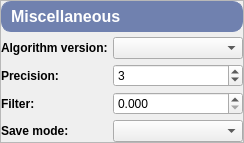
              <widget class="QFrame" name="miscellaneousFrame">
               <property name="sizePolicy">
                <sizepolicy hsizetype="Preferred" vsizetype="Preferred">
                 <horstretch>0</horstretch>
                 <verstretch>0</verstretch>
                </sizepolicy>
               </property>
               <property name="frameShape">
                <enum>QFrame::StyledPanel</enum>
               </property>
               <property name="frameShadow">
                <enum>QFrame::Raised</enum>
               </property>
               <layout class="QVBoxLayout" name="verticalLayout_5">
                <property name="spacing">
                 <number>5</number>
                </property>
                <property name="leftMargin">
                 <number>0</number>
                </property>
                <property name="topMargin">
                 <number>0</number>
                </property>
                <property name="rightMargin">
                 <number>0</number>
                </property>
                <property name="bottomMargin">
                 <number>0</number>
                </property>
                <item>
                 <widget class="QLabel" name="miscellaneousLabel">
                  <property name="font">
                   <font>
                    <pointsize>12</pointsize>
                    <weight>75</weight>
                    <bold>true</bold>
                   </font>
                  </property>
                  <property name="styleSheet">
                   <string notr="true">QLabel{
    qproperty-alignment: AlignCenter;
	border: 1px solid #7081AF;
	border-radius: 10px;
	background-color: #7081AF;
	padding: 5px 5px;
	color: rgb(255, 255, 255);
	max-height: 25px;
}</string>
                  </property>
                  <property name="text">
                   <string>Miscellaneous</string>
                  </property>
                 </widget>
                </item>
                <item>
                 <layout class="QHBoxLayout" name="algorithmVersionLayout">
                  <property name="spacing">
                   <number>5</number>
                  </property>
                  <item>
                   <widget class="QLabel" name="algorithmVersionLabel">
                    <property name="font">
                     <font>
                      <pointsize>9</pointsize>
                      <weight>75</weight>
                      <bold>true</bold>
                     </font>
                    </property>
                    <property name="text">
                     <string>Algorithm version:</string>
                    </property>
                    <property name="alignment">
                     <set>Qt::AlignLeading|Qt::AlignLeft|Qt::AlignVCenter</set>
                    </property>
                    <property name="buddy">
                     <cstring>algorithmVersionComboBox</cstring>
                    </property>
                   </widget>
                  </item>
                  <item>
                   <widget class="QComboBox" name="algorithmVersionComboBox">
                    <property name="sizePolicy">
                     <sizepolicy hsizetype="Fixed" vsizetype="Fixed">
                      <horstretch>0</horstretch>
                      <verstretch>0</verstretch>
                     </sizepolicy>
                    </property>
                    <property name="minimumSize">
                     <size>
                      <width>130</width>
                      <height>0</height>
                     </size>
                    </property>
                    <property name="maximumSize">
                     <size>
                      <width>130</width>
                      <height>16777215</height>
                     </size>
                    </property>
                   </widget>
                  </item>
                 </layout>
                </item>
                <item>
                 <layout class="QHBoxLayout" name="precisionLayout">
                  <property name="spacing">
                   <number>5</number>
                  </property>
                  <item>
                   <widget class="QLabel" name="precisionLabel">
                    <property name="sizePolicy">
                     <sizepolicy hsizetype="Preferred" vsizetype="Preferred">
                      <horstretch>0</horstretch>
                      <verstretch>0</verstretch>
                     </sizepolicy>
                    </property>
                    <property name="font">
                     <font>
                      <pointsize>9</pointsize>
                      <weight>75</weight>
                      <bold>true</bold>
                     </font>
                    </property>
                    <property name="text">
                     <string>Precision:</string>
                    </property>
                    <property name="alignment">
                     <set>Qt::AlignLeading|Qt::AlignLeft|Qt::AlignVCenter</set>
                    </property>
                    <property name="buddy">
                     <cstring>precisionSpinBox</cstring>
                    </property>
                   </widget>
                  </item>
                  <item>
                   <widget class="QSpinBox" name="precisionSpinBox">
                    <property name="sizePolicy">
                     <sizepolicy hsizetype="Fixed" vsizetype="Fixed">
                      <horstretch>0</horstretch>
                      <verstretch>0</verstretch>
                     </sizepolicy>
                    </property>
                    <property name="minimumSize">
                     <size>
                      <width>130</width>
                      <height>0</height>
                     </size>
                    </property>
                    <property name="maximumSize">
                     <size>
                      <width>130</width>
                      <height>16777215</height>
                     </size>
                    </property>
                    <property name="minimum">
                     <number>1</number>
                    </property>
                    <property name="maximum">
                     <number>6</number>
                    </property>
                    <property name="value">
                     <number>3</number>
                    </property>
                   </widget>
                  </item>
                 </layout>
                </item>
                <item>
                 <layout class="QHBoxLayout" name="filterLayout">
                  <property name="spacing">
                   <number>5</number>
                  </property>
                  <item>
                   <widget class="QLabel" name="filterLabel">
                    <property name="font">
                     <font>
                      <pointsize>9</pointsize>
                      <weight>75</weight>
                      <bold>true</bold>
                     </font>
                    </property>
                    <property name="text">
                     <string>Filter:</string>
                    </property>
                    <property name="alignment">
                     <set>Qt::AlignLeading|Qt::AlignLeft|Qt::AlignVCenter</set>
                    </property>
                    <property name="buddy">
                     <cstring>filterSpinBox</cstring>
                    </property>
                   </widget>
                  </item>
                  <item>
                   <widget class="QDoubleSpinBox" name="filterSpinBox">
                    <property name="minimumSize">
                     <size>
                      <width>130</width>
                      <height>0</height>
                     </size>
                    </property>
                    <property name="maximumSize">
                     <size>
                      <width>130</width>
                      <height>16777215</height>
                     </size>
                    </property>
                    <property name="decimals">
                     <number>3</number>
                    </property>
                    <property name="minimum">
                     <double>0.000000000000000</double>
                    </property>
                    <property name="maximum">
                     <double>100.000000000000000</double>
                    </property>
                    <property name="stepType">
                     <enum>QAbstractSpinBox::AdaptiveDecimalStepType</enum>
                    </property>
                   </widget>
                  </item>
                 </layout>
                </item>
                <item>
                 <layout class="QHBoxLayout" name="saveModeLayout">
                  <property name="spacing">
                   <number>5</number>
                  </property>
                  <item>
                   <widget class="QLabel" name="saveModeLabel">
                    <property name="font">
                     <font>
                      <pointsize>9</pointsize>
                      <weight>75</weight>
                      <bold>true</bold>
                     </font>
                    </property>
                    <property name="text">
                     <string>Save mode:</string>
                    </property>
                    <property name="alignment">
                     <set>Qt::AlignLeading|Qt::AlignLeft|Qt::AlignVCenter</set>
                    </property>
                    <property name="buddy">
                     <cstring>saveModeComboBox</cstring>
                    </property>
                   </widget>
                  </item>
                  <item>
                   <widget class="QComboBox" name="saveModeComboBox">
                    <property name="sizePolicy">
                     <sizepolicy hsizetype="Fixed" vsizetype="Fixed">
                      <horstretch>0</horstretch>
                      <verstretch>0</verstretch>
                     </sizepolicy>
                    </property>
                    <property name="minimumSize">
                     <size>
                      <width>130</width>
                      <height>0</height>
                     </size>
                    </property>
                    <property name="maximumSize">
                     <size>
                      <width>130</width>
                      <height>16777215</height>
                     </size>
                    </property>
                   </widget>
                  </item>
                 </layout>
                </item>
                <item>
                 <spacer name="miscellaneousBottomSpacer">
                  <property name="orientation">
                   <enum>Qt::Vertical</enum>
                  </property>
                  <property name="sizeHint" stdset="0">
                   <size>
                    <width>20</width>
                    <height>0</height>
                   </size>
                  </property>
                 </spacer>
                </item>
               </layout>
              </widget>
